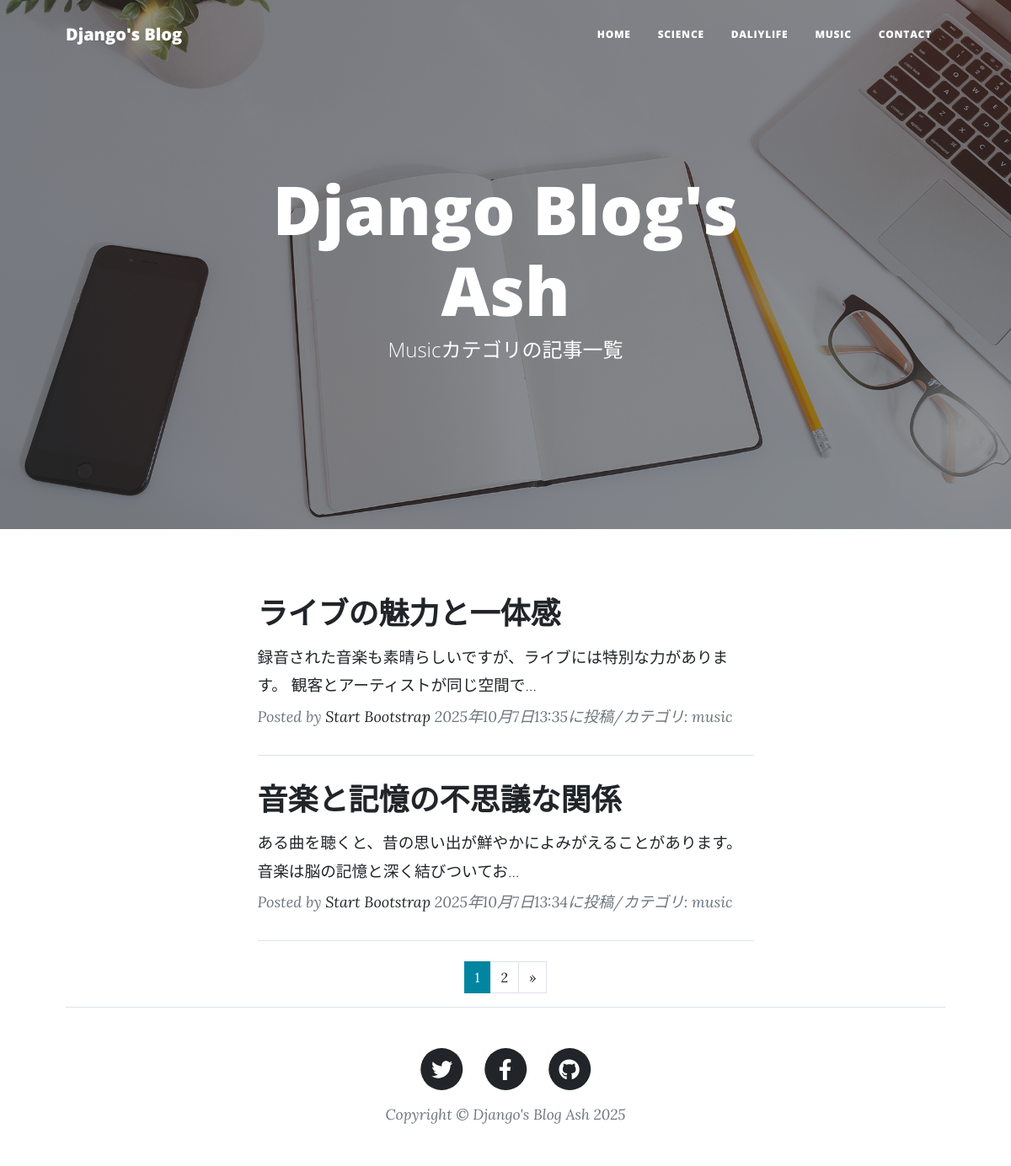
/music-list/, run on the app's committed database.
### blogapp/models.py (models this page shows, shortened)
class BlogPost(models.Model):
    CATEGORY = (('science', '科学のこと'),
                ('dailylife', '日常のこと'),
                ('music', '音楽のこと'))
    title = models.CharField(
        verbose_name='タイトル',
        max_length=200
    )
    content = models.TextField(
        verbose_name='本文'
    )
    posted_at = models.DateTimeField(
        verbose_name='投稿日時',
        auto_now_add=True
    )
    category = models.CharField(
        verbose_name='カテゴリ',
        max_length=50,
        choices=CATEGORY
    )

### blogapp/views.py (the view)
class MusicView(ListView):
    template_name ='music_list.html'
    model = BlogPost
    context_object_name = 'music_records'
    queryset = BlogPost.objects.filter(
        category='music').order_by('-posted_at')
    paginate_by = 2

### blogapp/templates/music_list.html (shortened to what this page needs)
{% extends 'base.html' %}
{% load static %}
         {% block header %}
        <header class="masthead" style="background-image: url({% static 'assets/img/home-bg.jpg' %})">
            <div class="container position-relative px-4 px-lg-5">
                <div class="row gx-4 gx-lg-5 justify-content-center">
                    <div class="col-md-10 col-lg-8 col-xl-7">
                        <div class="site-heading">
                            <h1>Django Blog's Ash</h1>
                            <span class="subheading">Musicカテゴリの記事一覧</span>
                        </div>
                    </div>
                </div>
            </div>
        </header>
        {% endblock %}
        {% block contents %}
        <div class="container px-4 px-lg-5">
            <div class="row gx-4 gx-lg-5 justify-content-center">
                <div class="col-md-10 col-lg-8 col-xl-7">
                    {% for record in music_records %}
                    <div class="post-preview">
                        <a href="{% url 'blogapp:blog_detail' record.pk %}">
                            <h2 class="post-title">{{record.title}}</h2>
                            <h3 class="post-subtitle">
                                <span style="font-size : 14pt">
                                {{record.content|truncatechars:50}}
                                </span>
                            </h3>
                        </a>
                        <p class="post-meta">
                            Posted by
                            <a href="#!">Start Bootstrap</a>
                            {{record.posted_at}}に投稿/カテゴリ:
                            {{record.category}}
                        </p>
                    </div>
                    <hr class="my-4" />
                    {% endfor %}
                    {% include "pagination.html" %}
            </div>
        </div>
        {% endblock %}

### data on the page
BlogPost: title "ライブの魅力と一体感", content "録音された音楽も素晴らしいですが、ライブには特別な力があります。 観客とアーティストが同じ空間で…", posted_at "2025年10月7日13:35", category "music"
BlogPost: title "音楽と記憶の不思議な関係", content "ある曲を聴くと、昔の思い出が鮮やかによみがえることがあります。 音楽は脳の記憶と深く結びついてお…", posted_at "2025年10月7日13:34", category "music"

### other printed values
{{ num }} "1"
{{ num }} "2"
